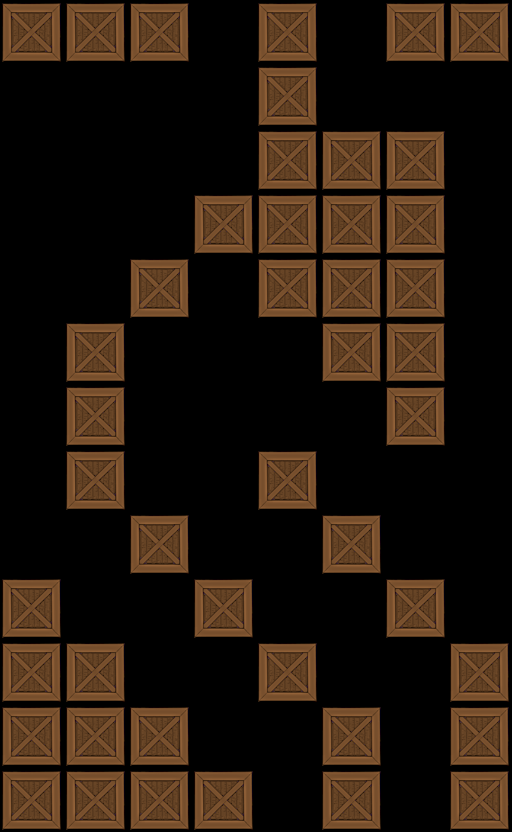

This is a level from a 2D game, rendered from its Tiled map with the project's own tilesets. A one-line summary and the map file follow, with tile-layer data summarised:
An orthogonal 8x13 tile map with 64x64 px tiles, 1 tile layer (Tile Layer 1).

<map version="1.0" orientation="orthogonal" width="8" height="13" tilewidth="64" tileheight="64">
 <tileset firstgid="1" name="crate" tilewidth="64" tileheight="64">
  <image source="../../crate.png" width="64" height="64" />
 </tileset>
 <layer name="Tile Layer 1" width="8" height="13">
  <data>[104 cells, 45 non-empty, 1 distinct tile ids]</data>
 </layer>
</map>
